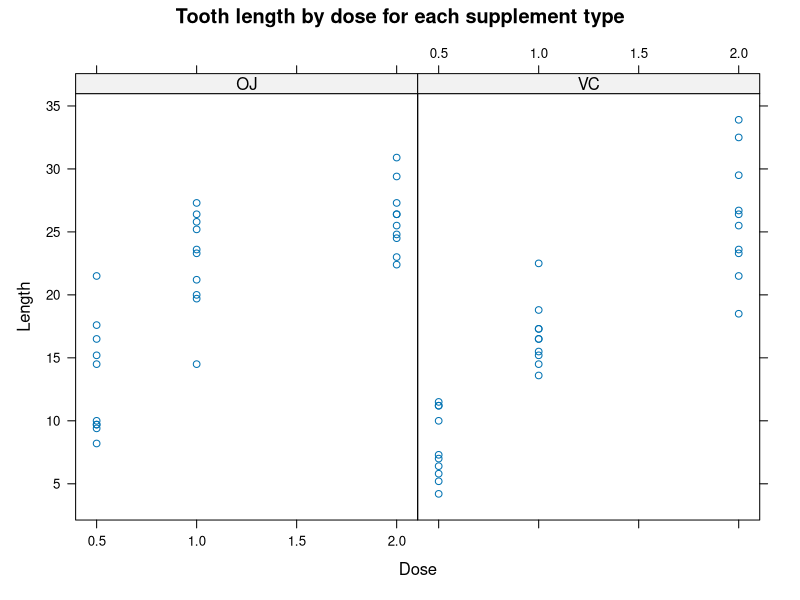

This chart was generated by the following R code:
## ---- chunk 1
library(datasets)
data(ToothGrowth)
summary(ToothGrowth)
## ---- chunk 2
head(ToothGrowth)
## ---- chunk 3
unique(ToothGrowth$supp)
unique(ToothGrowth$dose)
## ---- chunk 4
library(lattice)
xyplot(len~dose|supp, ToothGrowth, main="Tooth length by dose for each supplement type", ylab="Length", xlab="Dose")
## ---- chunk 5
t.test(len ~ supp, data = ToothGrowth)
## ---- chunk 6
t.test(len ~ dose, data=subset(ToothGrowth, dose %in% c(0.5, 1.0)))
t.test(len ~ dose, data=subset(ToothGrowth, dose %in% c(0.5, 2.0)))
t.test(len ~ dose, data=subset(ToothGrowth, dose %in% c(1.0, 2.0)))
